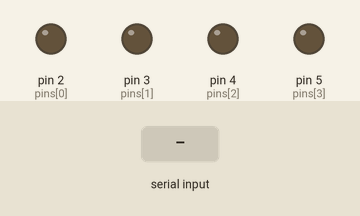
This sketch was run on a simulated Arduino Uno, built with avr-gcc and run on an emulated ATmega328P. On the bench: output pins drawn as LEDs (lit = HIGH). The test bench sets the inputs (shaded band). What the sketch prints to the serial monitor is not drawn.

Above: at 1.2 s.
1.3 s: "30,150\n" received over Serial
At 2.7 s:
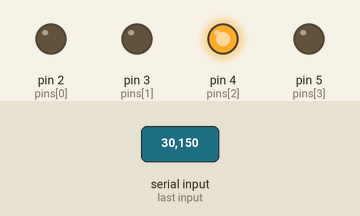
At 5.1 s:
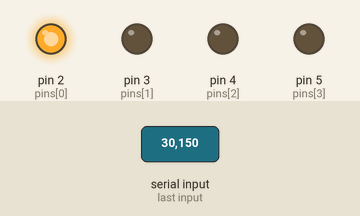
5.8 s: "200\n" received over Serial
At 9.4 s:
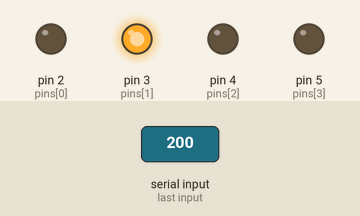
Timing chart, 0 to 10.9 s (numbered marks = the images above; inputs shaded):
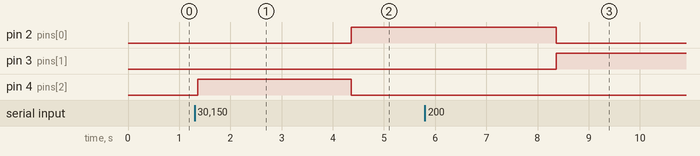

The sketch:

sketch_oct05d.ino
```cpp
int pins[] = {2,3,4,5};
int state = -1;
void setup() {
  Serial.begin(9600);
  for(int i=0;i<4;i++)
  {
    pinMode(pins[i],OUTPUT);
    digitalWrite(pins[i],LOW);
  }
}

void loop() {
  if(Serial.available())
  {
    char data = Serial.read(); //scanf임
    Serial.println(String("You entered \'") + data +'\'');

    if(data >= '1' && data <='4')//char 아스키코드로 해석해서 인트로받는 존나귀찮은 짓
    {
      state = data - '0' -1;  //1들어면 state 0이 저장이 된다.
      Serial.print("LED");
      Serial.print(state+1);
      Serial.println("** Invalid LED number ...");
    }

    for(int i=0;i<4;i++)
    {
      if(i==state)
      {
        Serial.print(i);
        digitalWrite(pins[i],HIGH);

      }
      else
      {
        Serial.print("X");
        digitalWrite(pins[i],LOW);
      }
    }
    delay(1000);
  }
  Serial.println("끝");
}
```

Measured:
- after the input at 1.3 s, pin 2 (pins[0]): LOW → HIGH after 3.1 s; pin 4 (pins[2]): LOW → HIGH after 0.06 s, → LOW 3.0 s later
- after the input at 5.8 s, pin 2 (pins[0]): HIGH → LOW after 2.6 s; pin 3 (pins[1]): LOW → HIGH after 2.6 s
